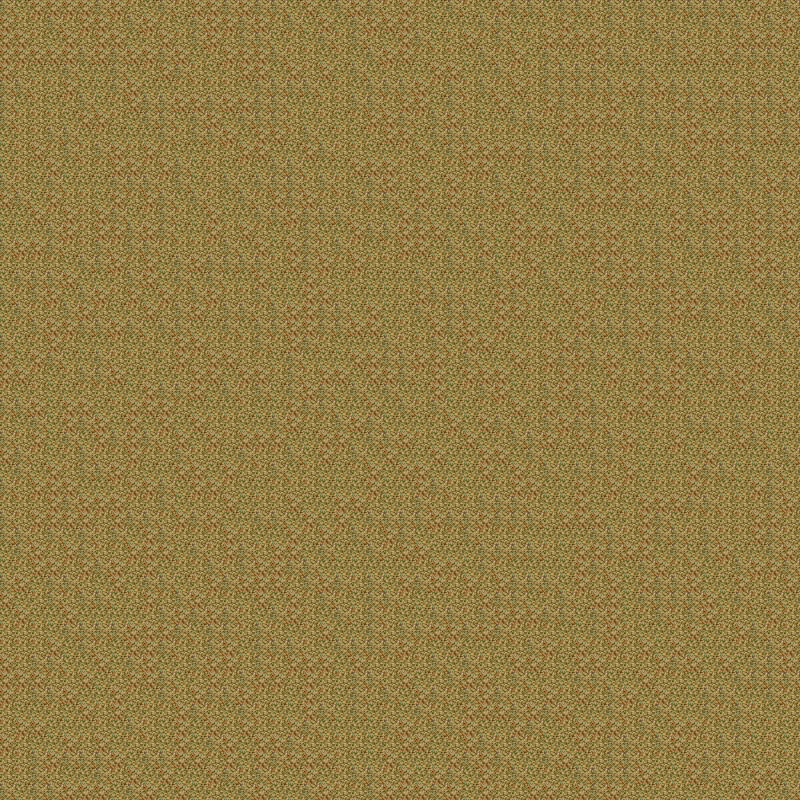

Below is a game level as drawn by its tile map, then a one-line description and the .tmx that defines it (tile-layer data replaced by summaries):
An orthogonal 50x50 tile map with 16x16 px tiles, 1 tile layer (Tile Layer 1).

<map version="1.0" orientation="orthogonal" renderorder="left-down" width="50" height="50" tilewidth="16" tileheight="16" nextobjectid="2">
 <properties>
  <property name="zone_id" type="int" value="1" />
  <property name="zone_name" value="Trisfal Glades" />
  <property name="zone_spawn" value="1" />
 </properties>
 <tileset firstgid="1" name="1" tilewidth="16" tileheight="16" tilecount="768" columns="32">
  <image source="tilesets/O1.png" width="512" height="384" />
  <terraintypes>
   <terrain name="dirt" tile="-1" />
  </terraintypes>
  <tile id="200" terrain=",,,0" />
  <tile id="201" terrain=",,0," />
  <tile id="202" terrain=",0,0,0" />
  <tile id="203" terrain="0,,0,0" />
  <tile id="232" terrain=",0,," />
  <tile id="233" terrain="0,,," />
  <tile id="234" terrain="0,0,,0" />
  <tile id="235" terrain="0,0,0," />
  <tile id="264" terrain=",,,0" />
  <tile id="265" terrain=",,0,0" />
  <tile id="266" terrain=",,0,0" />
  <tile id="267" terrain=",,0," />
  <tile id="296" terrain=",0,,0" />
  <tile id="297" terrain="0,0,0,0" />
  <tile id="298" terrain="0,0,0,0" />
  <tile id="299" terrain="0,,0," />
  <tile id="328" terrain=",0,,0" />
  <tile id="329" terrain="0,0,0,0" />
  <tile id="330" terrain="0,0,0,0" />
  <tile id="331" terrain="0,,0," />
  <tile id="360" terrain=",0,," />
  <tile id="361" terrain="0,0,," />
  <tile id="362" terrain="0,0,," />
  <tile id="363" terrain="0,,," />
 </tileset>
 <layer name="Tile Layer 1" width="50" height="50">
  <data>[2500 cells, 2500 non-empty, 4 distinct tile ids]</data>
 </layer>
</map>
